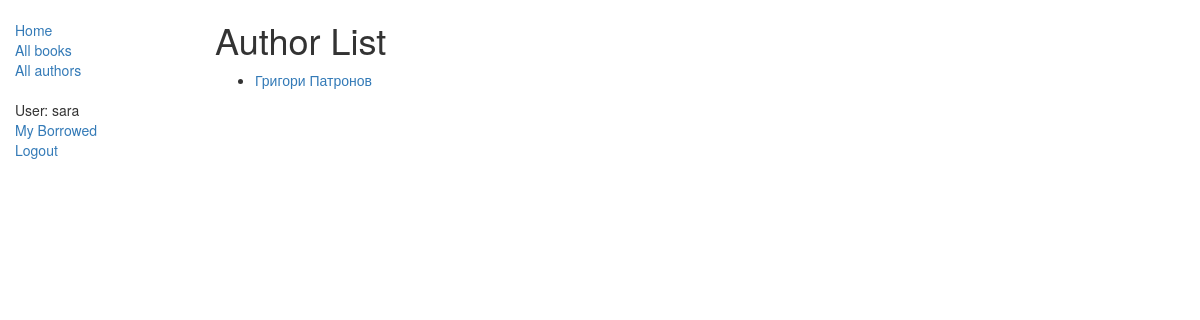
Page /catalog/authors/ (signed in) on the earlier database version.
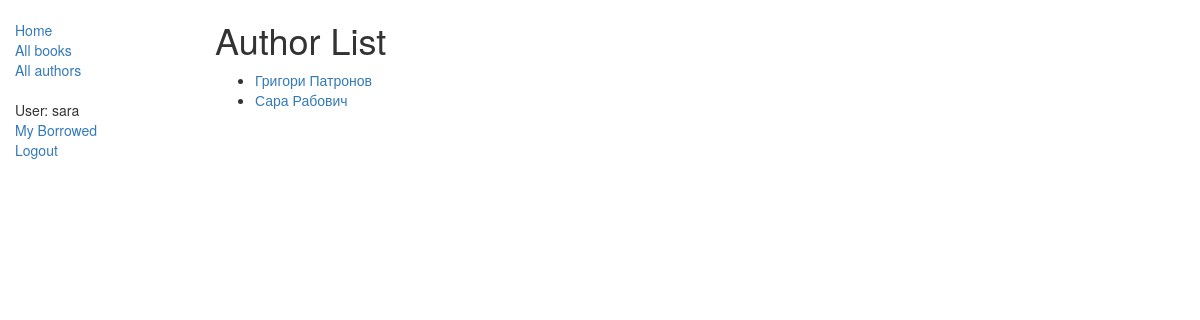
Same page on the later database version.
### catalog/models.py (models this page shows, shortened)
class Author(models.Model):
    first_name = models.CharField(max_length=100)
    last_name = models.CharField(max_length=100)
    date_of_birth = models.DateField(null=True, blank=True)
    date_of_death = models.DateField('died', null=True, blank=True)
    def get_absolute_url(self):
        return reverse('author-detail', args=[str(self.id)])
    class Meta:
        permissions = (("can_add_author", "Can add an author"),("can_delete_author", "Can delete an author"),("can_update_author", "Can change an author"),)

### catalog/views.py (the view)
# urls.py: path('authors/', views.AuthorListView.as_view(), name='authors'),
class AuthorListView(generic.ListView):
    model = Author
    paginate_by = 10

### catalog/templates/catalog/author_list.html (shortened to what this page needs)
{% extends "layout/base_generic.html" %}
{% block content %}
    <h1>Author List</h1>
    {% if author_list %}
    <ul>
      {% for author in author_list %}
      <li>
        <a href="{{ author.get_absolute_url }}">{{ author.first_name }} {{ author.last_name }}</a>
      </li>
      {% endfor %}
    </ul>
    {% else %}
      <p>There are no authors in the library.</p>
    {% endif %}
{% endblock %}

Differences in the rows shown:
added Author: first_name "Сара", last_name "Рабович"
